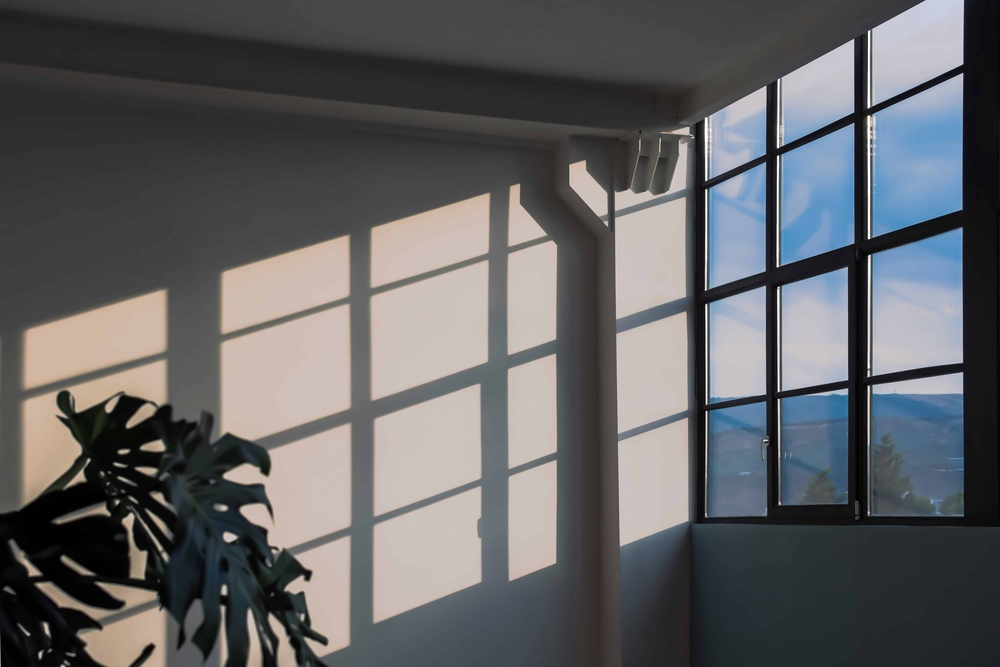
#> input picture opencv/hero.jpg, 1000 x 667 px, shrunk from 6000 x 4000 before the run
$ jupyter execute test.ipynb
#> lines starting #> are read from the running program, lines starting #| are printed output that depends on the picture
[cell 1]
import cv2
import matplotlib.pyplot as plt

[cell 2]
img = cv2.imread("hero.jpg")
#> img is the input picture: shape (667, 1000, 3); mean B, G, R 99.4, 97.4, 97
img_gray = cv2.cvtColor(img, cv2.COLOR_BGR2GRAY)
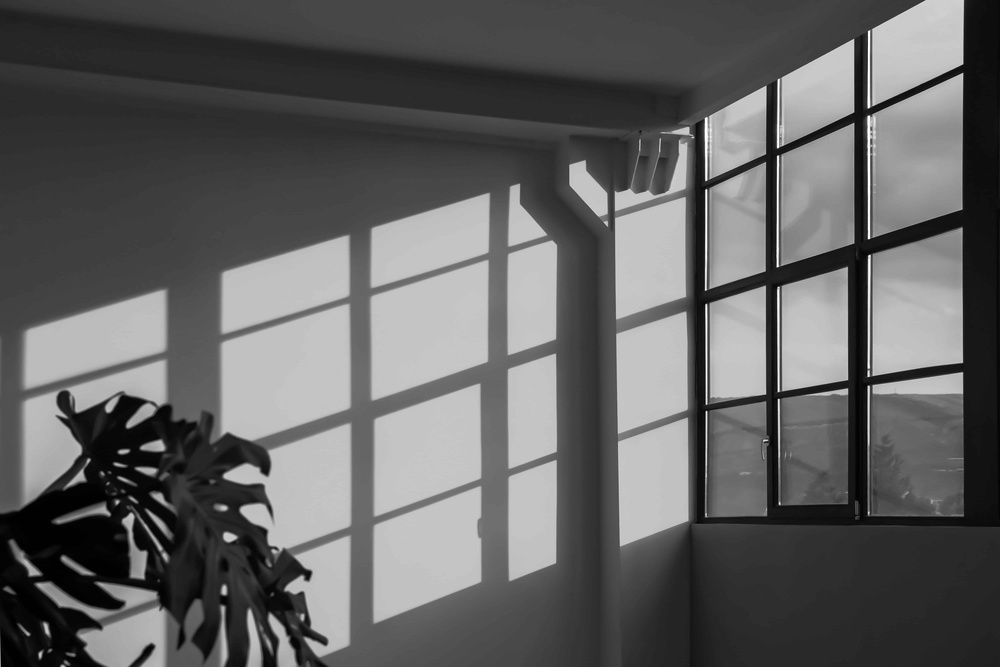
#> img_gray: shape (667, 1000); min 0, max 255, mean 97.5
img_rgb = cv2.cvtColor(img, cv2.COLOR_BGR2RGB)
